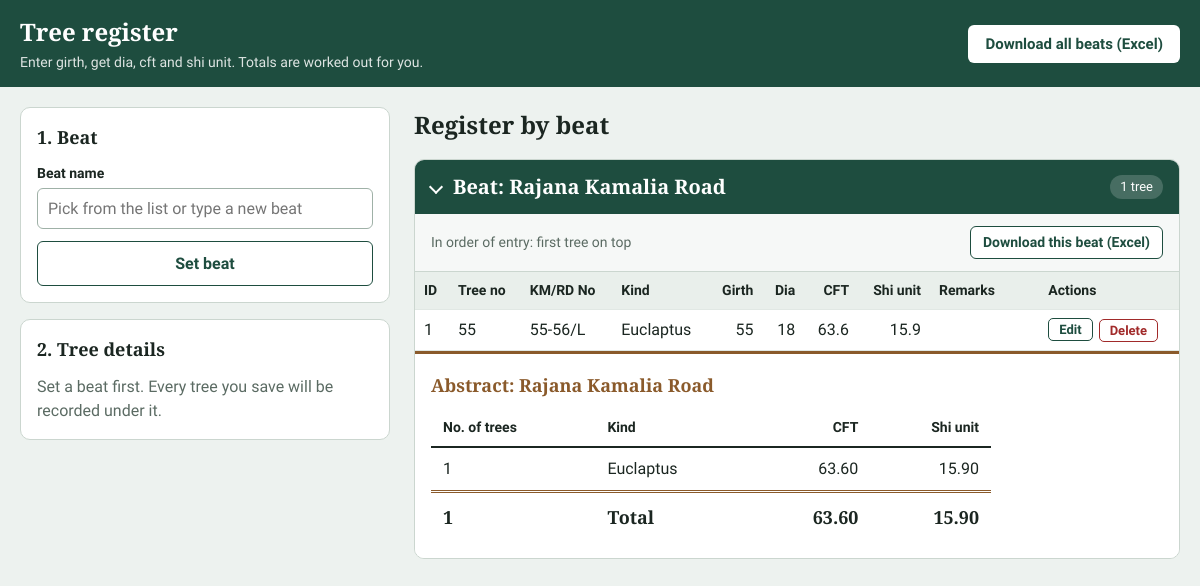
The app's page /, older data.
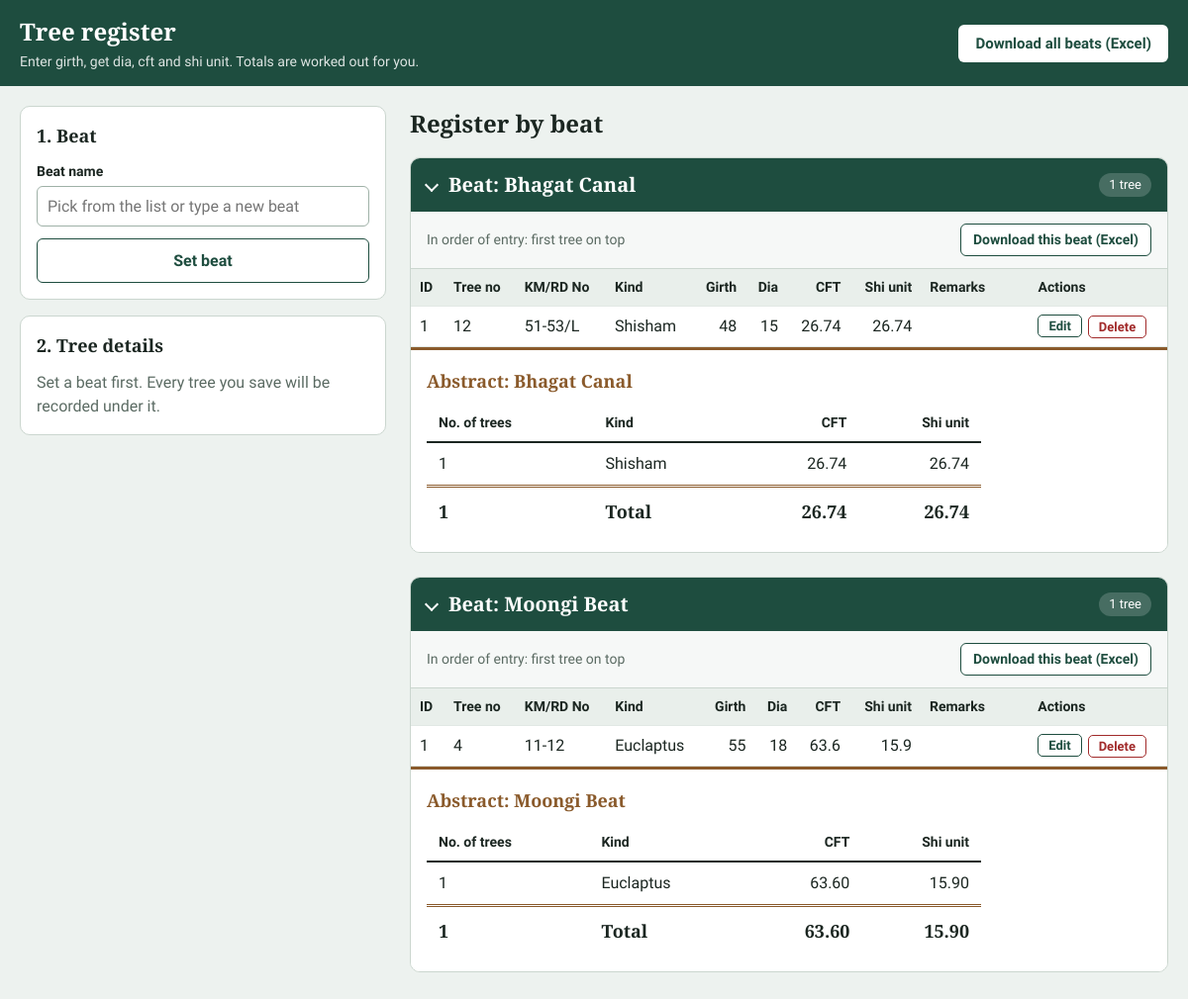
The same page, newer data.
### app.py (models this page shows)
class Beat(db.Model):
    __tablename__ = "beats"
    id = db.Column(db.Integer, primary_key=True)
    name = db.Column(db.String(100), nullable=False, unique=True)
    table_name = db.Column(db.String(80), nullable=False, unique=True)

### tables this page shows
CREATE TABLE beat_1_rajana_kamalia_road (
	id INTEGER NOT NULL, 
	tree_no VARCHAR(50) NOT NULL, 
	km_burji_no VARCHAR(50) NOT NULL, 
	kind_tree VARCHAR(100) NOT NULL, 
	girth INTEGER NOT NULL, 
	dia INTEGER, 
	cft FLOAT, 
	shi_unit FLOAT, 
	remarks VARCHAR(255), 
	PRIMARY KEY (id), 
	CONSTRAINT uq_beat_1_rajana_kamalia_road UNIQUE (km_burji_no, tree_no)
);

CREATE TABLE beat_6_bhagat_canal (
	id INTEGER NOT NULL, 
	tree_no VARCHAR(50) NOT NULL, 
	km_burji_no VARCHAR(50) NOT NULL, 
	kind_tree VARCHAR(100) NOT NULL, 
	girth INTEGER NOT NULL, 
	dia INTEGER, 
	cft FLOAT, 
	shi_unit FLOAT, 
	remarks VARCHAR(255), 
	PRIMARY KEY (id), 
	CONSTRAINT uq_beat_6_bhagat_canal UNIQUE (km_burji_no, tree_no)
);

CREATE TABLE beat_3_moongi_beat (
	id INTEGER NOT NULL, 
	tree_no VARCHAR(50) NOT NULL, 
	km_burji_no VARCHAR(50) NOT NULL, 
	kind_tree VARCHAR(100) NOT NULL, 
	girth INTEGER NOT NULL, 
	dia INTEGER, 
	cft FLOAT, 
	shi_unit FLOAT, 
	remarks VARCHAR(255), 
	PRIMARY KEY (id), 
	CONSTRAINT uq_beat_3_moongi_beat UNIQUE (km_burji_no, tree_no)
);

### app.py (the view, shortened to what this page needs)
@app.route("/", methods=["GET", "POST"])
def index():
    current_beat = session.get("beat_name")
    edit_tree = edit_beat = None
    edit_id = request.args.get("edit", type=int)
    beat_id = request.args.get("beat", type=int)
    return render_index(
        form=edit_tree.to_dict() if edit_tree else {}, edit_tree=edit_tree, edit_beat=edit_beat
    )

### app.py (called while the page is built, shortened)
def tree_model(table_name):
    model = _tree_models.get(table_name)
    return model

def get_beat_options():
    names = set(BEATS) | {name for (name,) in db.session.query(Beat.name).all()}
    return sorted(names, key=str.lower)

def _new_abstract():
    return {"rows": {}, "trees": 0, "cft": 0.0, "shi_unit": 0.0}

def _add_to_abstract(a, kind, trees, cft, shi_unit):
    row = a["rows"].setdefault(kind, {"kind": kind, "trees": 0, "cft": 0.0, "shi_unit": 0.0})
    row["trees"] += trees
    row["cft"] += cft
    row["shi_unit"] += shi_unit
    a["trees"] += trees
    a["cft"] += cft
    a["shi_unit"] += shi_unit

def _finish_abstract(a):
    rows = sorted(a["rows"].values(), key=lambda r: r["kind"])
    for r in rows:
        r["cft"] = round(r["cft"], 3)
        r["shi_unit"] = round(r["shi_unit"], 3)
    return {
        "rows": rows,
        "trees": a["trees"],
        "cft": round(a["cft"], 3),
        "shi_unit": round(a["shi_unit"], 3),
    }

### templates/index.html (shortened to what the changed rows need)
<!DOCTYPE html>
<html lang="en">
<head>
</head>
<body>
  <header class="topbar">
    <div class="topbar-inner">
      <div>
        <h1>Tree register</h1>
      </div>
    </div>
  </header>
  <main class="layout">
    <aside class="entry">
      <section class="card">
        <h2>1. Beat</h2>
      </section>
      <section class="card">
        <h2 id="tree-card">{{ 'Edit tree' if edit_tree else '2. Tree details' }}</h2>
      </section>
    </aside>
    <section>
      <div class="register-head">
        <h2>Register by beat</h2>
      </div>
      {% for s in sections %}
      <details class="sheet" open>
        <summary>
          <h2>Beat: {{ s.beat }}</h2>
          <span class="tag">{{ s.abstract.trees }} tree{{ '' if s.abstract.trees == 1 else 's' }}</span>
        </summary>
        <div class="toolbar">
          <span>In order of entry: first tree on top</span>
          <a class="btn btn-outline" href="{{ url_for('download_excel', beat=s.beat) }}">Download this beat (Excel)</a>
        </div>
        <div class="scroll"{% if s.beat == current_beat %} id="current-scroll"{% endif %}>
          <table class="entries">
            <thead>
              <tr>
                <th>ID</th><th>Tree no</th><th>KM/RD No</th><th>Kind</th>
                <th class="num">Girth</th><th class="num">Dia</th><th class="num">CFT</th><th class="num">Shi unit</th><th>Remarks</th><th>Actions</th>
              </tr>
            </thead>
            <tbody>
              {% for t in s.trees %}
              <tr{% if edit_tree and edit_beat and edit_beat.id == s.id and edit_tree.id == t.id %} class="editing"{% endif %}>
                <td>{{ t.id }}</td>
                <td>{{ t.tree_no }}</td>
                <td>{{ t.km_burji_no }}</td>
                <td>{{ t.kind_tree|capitalize }}</td>
                <td class="num">{{ t.girth }}</td>
                <td class="num">{{ t.dia }}</td>
                <td class="num">{{ t.cft }}</td>
                <td class="num">{{ t.shi_unit }}</td>
                <td class="remarks">{{ t.remarks or '' }}</td>
                <td>
                  <div class="actions">
                    <a class="mini" href="{{ url_for('index', edit=t.id, beat=s.id) }}#tree-card">Edit</a>
                    <form method="POST" action="{{ url_for('delete_tree', beat_id=s.id, tree_id=t.id) }}"
                          data-confirm="Delete tree no {{ t.tree_no }} ({{ t.kind_tree|capitalize }}, km / RD / burji no {{ t.km_burji_no }})? This cannot be undone.">
                      <button type="submit" class="mini danger">Delete</button>
                    </form>
                  </div>
                </td>
              </tr>
              {% endfor %}
            </tbody>
          </table>
        </div>
        <div class="abstract">
          <h3>Abstract: {{ s.beat }}</h3>
          <table class="ledger">
            <thead>
              <tr><th>No. of trees</th><th>Kind</th><th class="num">CFT</th><th class="num">Shi unit</th></tr>
            </thead>
            <tbody>
              {% for r in s.abstract.rows %}
              <tr>
                <td>{{ r.trees }}</td>
                <td>{{ r.kind|capitalize }}</td>
                <td class="num">{{ '%.2f'|format(r.cft) }}</td>
                <td class="num">{{ '%.2f'|format(r.shi_unit) }}</td>
              </tr>
              {% endfor %}
            </tbody>
            <tfoot>
              <tr>
                <td>{{ s.abstract.trees }}</td>
                <td>Total</td>
                <td class="num">{{ '%.2f'|format(s.abstract.cft) }}</td>
                <td class="num">{{ '%.2f'|format(s.abstract.shi_unit) }}</td>
              </tr>
            </tfoot>
          </table>
        </div>
      </details>
      {% else %}
      <div class="empty">
        <strong>No trees recorded yet</strong>
        Set a beat, then add the first tree. The register and its abstract will appear here.
      </div>
      {% endfor %}
      </section>
  </main>
</body>
</html>

Row changes from the older to the newer data that the page shows:
no longer on this page (row unchanged): Beat: beat "Rajana Kamalia Road", abstract.trees "1", abstract.cft "63.60", abstract.shi_unit "15.90"
removed beat_1_rajana_kamalia_road: id "1", tree_no "55", km_burji_no "55-56/L", kind_tree "Euclaptus", girth "55", dia "18", cft "63.6", shi_unit "15.9", trees "1", kind "Euclaptus", cft "63.60", shi_unit "15.90"
now on this page (row unchanged): Beat: beat "Bhagat Canal", abstract.trees "1", abstract.cft "26.74", abstract.shi_unit "26.74"
added beat_6_bhagat_canal: id "1", tree_no "12", km_burji_no "51-53/L", kind_tree "Shisham", girth "48", dia "15", cft "26.74", shi_unit "26.74", trees "1", kind "Shisham"
now on this page (row unchanged): Beat: beat "Moongi Beat", abstract.trees "1", abstract.cft "63.60", abstract.shi_unit "15.90"
added beat_3_moongi_beat: id "1", tree_no "4", km_burji_no "11-12", kind_tree "Euclaptus", girth "55", dia "18", cft "63.6", shi_unit "15.9", trees "1", kind "Euclaptus", cft "63.60", shi_unit "15.90"
